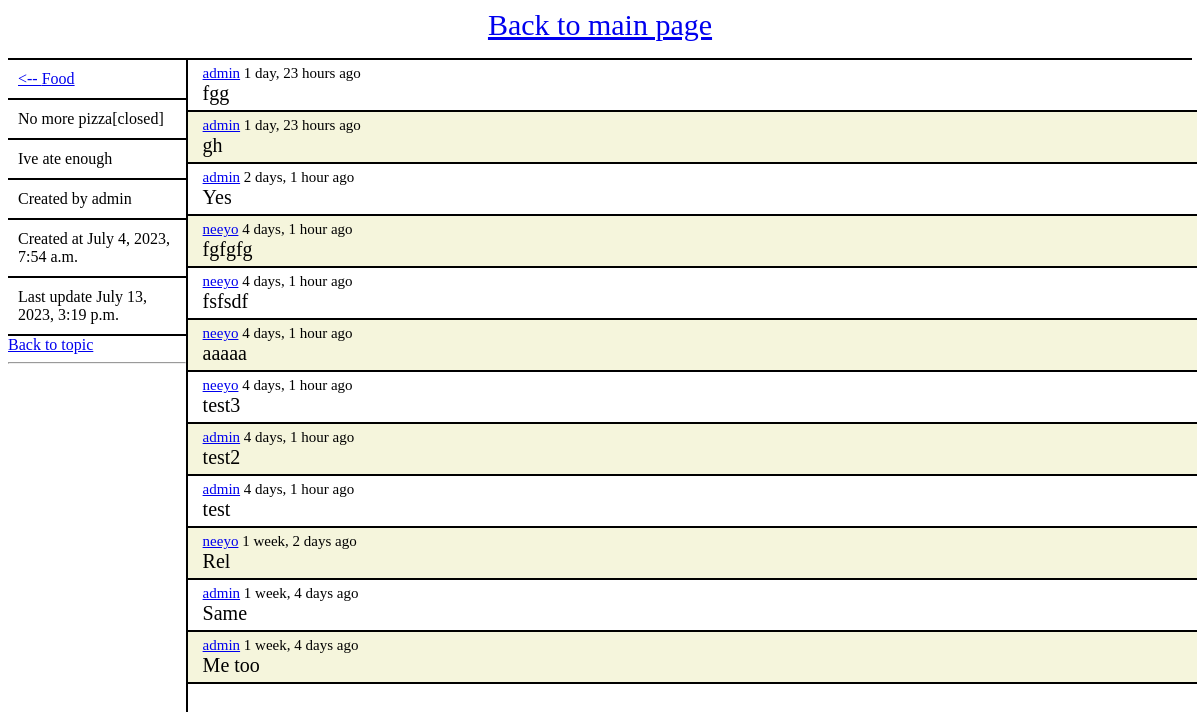
The page /notes/note/7/ on the database as committed earlier.
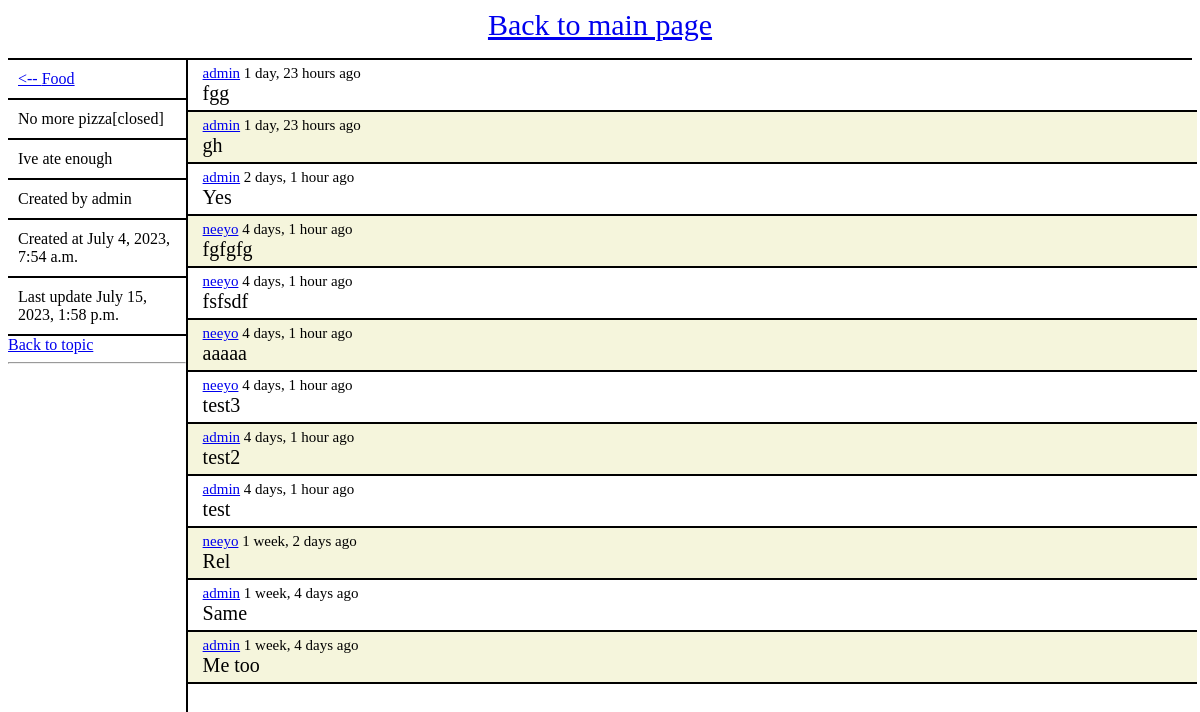
The same page on the database as committed later.
### notes/models.py (models this page shows, shortened)
class Note(models.Model):
    topic = models.ForeignKey(Topic, on_delete=models.SET_NULL, null=True)
    author = models.ForeignKey(User, on_delete=models.SET_NULL, null=True)
    name = models.CharField(max_length=100)
    description = models.TextField(max_length=500)
    created_at = models.DateTimeField(auto_now_add=True)
    updated_at = models.DateTimeField(auto_now=True)
    completed = models.BooleanField(default=False)
    completed_by = models.ForeignKey(User, on_delete=models.SET_NULL, null=True, related_name='topic_completed_by')
    def is_completed(self):
        return self.completed

class Topic(models.Model):
    author = models.ForeignKey(User, on_delete=models.SET_NULL, null=True)
    name = models.CharField(max_length=100)
    description = models.TextField(max_length=500)
    created_at = models.DateTimeField(auto_now_add=True)
    updated_at = models.DateTimeField(auto_now=True)

### notes/views.py (the view)
# urls.py: path("note/<int:note_id>/", views.note_detail, name="note_detail"),
def note_detail(request, note_id):
    context = {}
    note = get_object_or_404(Note, pk=note_id)
    comments = note.comment_set.all().order_by('-created_at')
    context["note"] = note
    context["comments"] = comments
    return render(request, "notes/note_detail.html", context)

### notes/templates/notes/note_detail.html (shortened to what this page needs)
{% extends 'notes/template.html' %}
{% block content %}
<div>
    <div class = "left-panel">
        <div class = "name">
            <a href="/notes/topic/{{ note.topic.id}}">&lt;-- {{ note.topic.name }}</a>
        </div>
        <div class = "name">
            {% if note.is_completed %}
                {{ note.name }}[closed]
            {% else %}
                {{ note.name }}
            {% endif %}
        </div>
        <div class = "description">
            {{ note.description }}
        </div>
        <div class = "created-by">
            Created by {{ note.author }}
        </div>
        <div class = "created-at">
            Created at {{ note.created_at }}
        </div>
        <div class = "last-update">
            Last update {{ note.updated_at }}
        </div>
        <a href="/notes/topic/{{ note.topic.id }}/">Back to topic</a>
        <hr/>
    </div>
    <div class = "right-panel">
        {% if comments %}
            {% for comment in comments %}
                <div class = "comment">
                    <div class = "comment-info">
                        <a href="/notes/user/{{ comment.author.id }}/">{{ comment.author }}</a>&nbsp;{{ comment.created_at|timesince }} ago&nbsp;
                    </div>
                    <div class = "comment-body">
                        {{ comment.message }}
                    </div>
                </div>
            {% endfor %}
        {% else %}
            <p>No comments for this note are available.</p>
        {% endif %}
    </div>
</div>
{% endblock content %}

Rows that differ between the two databases and show on the page:
changed Note "No more pizza": updated_at "July 13, 2023, 3:19 p.m." → "July 15, 2023, 1:58 p.m."
